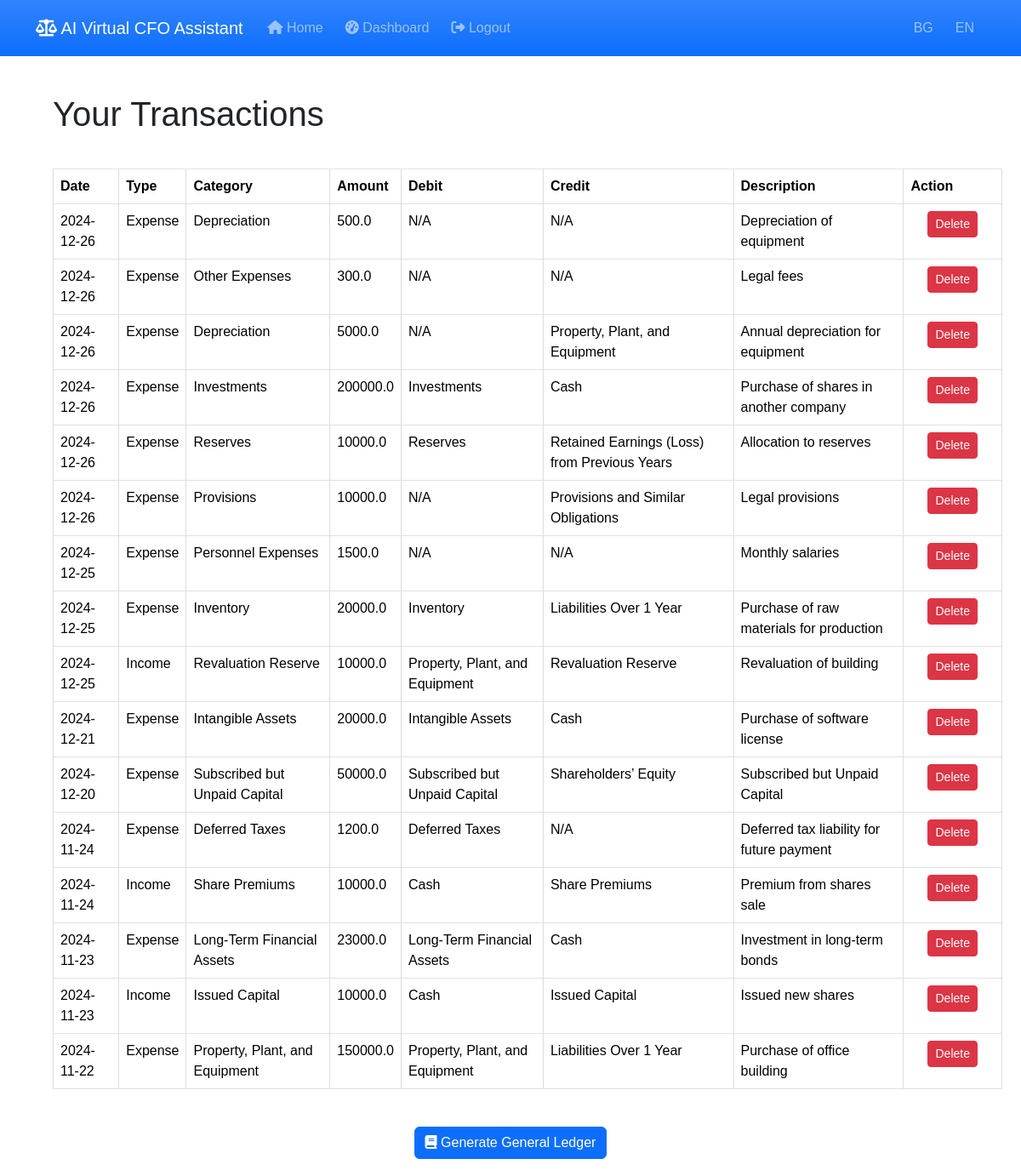
The page /account_transactions_overview (signed in) on the database its author committed.
### models.py (models this page shows)
class Transaction(db.Model):
    id = db.Column(db.Integer, primary_key=True)
    date = db.Column(db.Date, nullable=False, default=date.today)
    type = db.Column(db.String(10), nullable=False)  # 'income' or 'expense'
    category = db.Column(db.String(50), nullable=False)
    income_statement_category = db.Column(db.String(100), nullable=True)  # Категория в ОПР (напр. 'Personnel expenses')
    amount = db.Column(db.Float, nullable=False)
    description = db.Column(db.String(200), nullable=True)
    account_id = db.Column(db.Integer, db.ForeignKey('account.id'), nullable=False)
    user_id = db.Column(db.Integer, db.ForeignKey('user.id'), nullable=False)
    debit = db.Column(db.String(100), nullable=True)  # New field for debit category
    credit = db.Column(db.String(100), nullable=True)

### app.py (the view)
@app.route('/account_transactions_overview')
@login_required
def view_account_transactions():
    account = current_user.accounts[0]
    transactions = Transaction.query.filter_by(account_id=account.id).order_by(Transaction.date.desc()).all()
    print("Calling function before render_template for 'reports.html'")
    return render_template('transactions.html', transactions=transactions)

### app.py (called while the page is built)
@login_manager.user_loader
def load_user(user_id):
    return User.query.get(int(user_id))

@app.context_processor
def inject_current_year():
    return {'current_year': datetime.now().year}

### templates/transactions.html (shortened to what this page needs)
{% extends 'base.html' %}
{% block content %}
<h1>Your Transactions</h1>
{% if transactions %}
<table class="table table-bordered table-hover">
    <thead>
        <tr>
            <th>Date</th>
            <th>Type</th>
            <th>Category</th>
            <th>Amount</th>
            <th>Debit</th>
            <th>Credit</th>
            <th>Description</th>
            <th>Action</th>
        </tr>
    </thead>
    <tbody>
        {% for t in transactions %}
        <tr>
            <td>{{ t.date.strftime('%Y-%m-%d') }}</td>
            <td>{{ 'Income' if t.type == 'income' else 'Expense' }}</td>
            <td>{{ t.category }}</td>
            <td>{{ t.amount }}</td>
            <td>{{ t.debit or 'N/A' }}</td>
            <td>{{ t.credit or 'N/A' }}</td>
            <td>{{ t.description }}</td>
            <td>
                <form action="{{ url_for('transactions_blueprint.delete_transaction', transaction_id=t.id) }}" method="POST" style="display:inline;">
                    <button type="submit" class="btn btn-danger btn-sm" onclick="return confirm('Are you sure you want to delete this transaction?');">
                        Delete
                    </button>
                </form>
            </td>
        </tr>
        {% endfor %}
    </tbody>
</table>
<div class="text-center mt-4">
    <form action="{{ url_for('transactions_blueprint.generate_general_ledger') }}" method="POST">
        <button type="submit" class="btn btn-primary">
            <i class="fas fa-book"></i> Generate General Ledger
        </button>
    </form>
</div>
{% else %}
<p>You have no transactions recorded.</p>
{% endif %}
{% endblock %}

### static/styles.css (style rules this page uses)
body { font-family: Arial, sans-serif; margin: 0; padding: 0; }
h1, h2 { padding: 20px; }
form { padding: 20px; }
table { width: 100%; border-collapse: collapse; margin: 20px; }
table, th, td { border: 1px solid #ddd; }
th, td { padding: 8px; text-align: left; }

### rows shown on the page
Transaction: date "2024-12-26", type "Expense", category "Depreciation", amount "500.0", debit "N/A", credit "N/A", description "Depreciation of equipment"
Transaction: date "2024-12-26", type "Expense", category "Other Expenses", amount "300.0", debit "N/A", credit "N/A", description "Legal fees"
Transaction: date "2024-12-26", type "Expense", category "Depreciation", amount "5000.0", debit "N/A", credit "Property, Plant, and Equipment", description "Annual depreciation for equipment"
Transaction: date "2024-12-26", type "Expense", category "Investments", amount "200000.0", debit "Investments", credit "Cash", description "Purchase of shares in another company"
Transaction: date "2024-12-26", type "Expense", category "Reserves", amount "10000.0", debit "Reserves", credit "Retained Earnings (Loss) from Previous Years", description "Allocation to reserves"
Transaction: date "2024-12-26", type "Expense", category "Provisions", amount "10000.0", debit "N/A", credit "Provisions and Similar Obligations", description "Legal provisions"
Transaction: date "2024-12-25", type "Expense", category "Personnel Expenses", amount "1500.0", debit "N/A", credit "N/A", description "Monthly salaries"
Transaction: date "2024-12-25", type "Expense", category "Inventory", amount "20000.0", debit "Inventory", credit "Liabilities Over 1 Year", description "Purchase of raw materials for production"
Transaction: date "2024-12-25", type "Income", category "Revaluation Reserve", amount "10000.0", debit "Property, Plant, and Equipment", credit "Revaluation Reserve", description "Revaluation of building"
Transaction: date "2024-12-21", type "Expense", category "Intangible Assets", amount "20000.0", debit "Intangible Assets", credit "Cash", description "Purchase of software license"
Transaction: date "2024-12-20", type "Expense", category "Subscribed but Unpaid Capital", amount "50000.0", debit "Subscribed but Unpaid Capital", credit "Shareholders’ Equity", description "Subscribed but Unpaid Capital"
Transaction: date "2024-11-24", type "Expense", category "Deferred Taxes", amount "1200.0", debit "Deferred Taxes", credit "N/A", description "Deferred tax liability for future payment"
Transaction: date "2024-11-24", type "Income", category "Share Premiums", amount "10000.0", debit "Cash", credit "Share Premiums", description "Premium from shares sale"
Transaction: date "2024-11-23", type "Expense", category "Long-Term Financial Assets", amount "23000.0", debit "Long-Term Financial Assets", credit "Cash", description "Investment in long-term bonds"
Transaction: date "2024-11-23", type "Income", category "Issued Capital", amount "10000.0", debit "Cash", credit "Issued Capital", description "Issued new shares"
Transaction: date "2024-11-22", type "Expense", category "Property, Plant, and Equipment", amount "150000.0", debit "Property, Plant, and Equipment", credit "Liabilities Over 1 Year", description "Purchase of office building"
